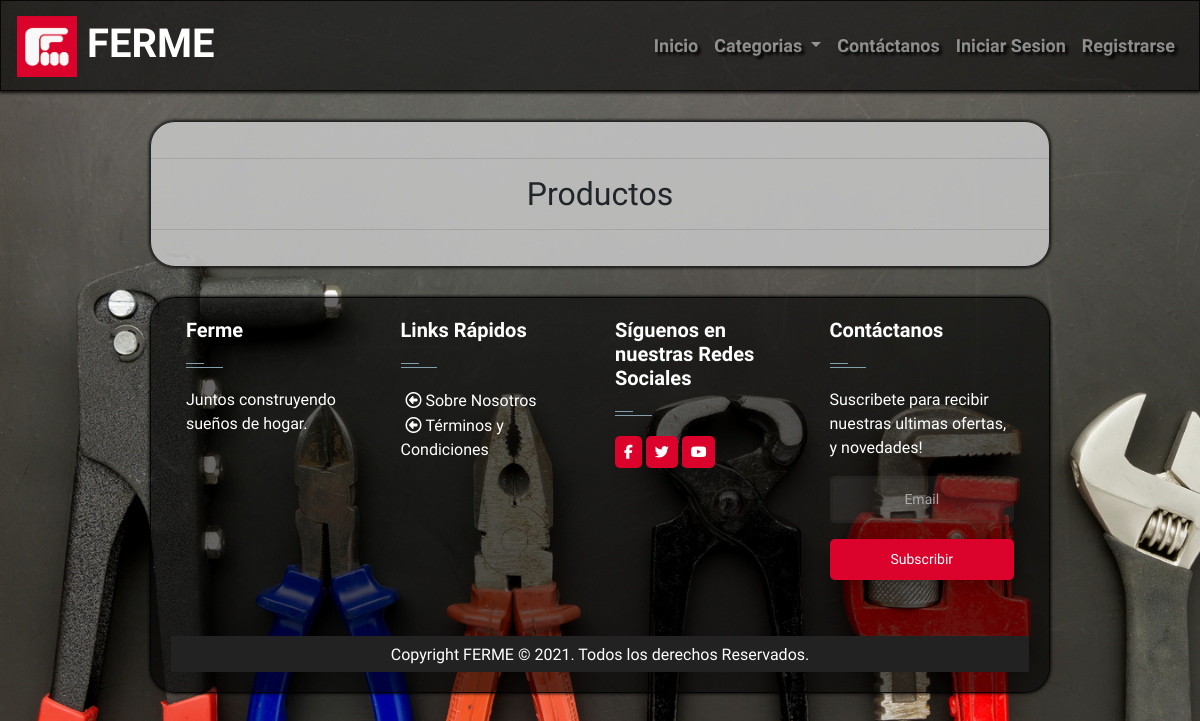
The page /categoria/2 on the database as committed earlier.
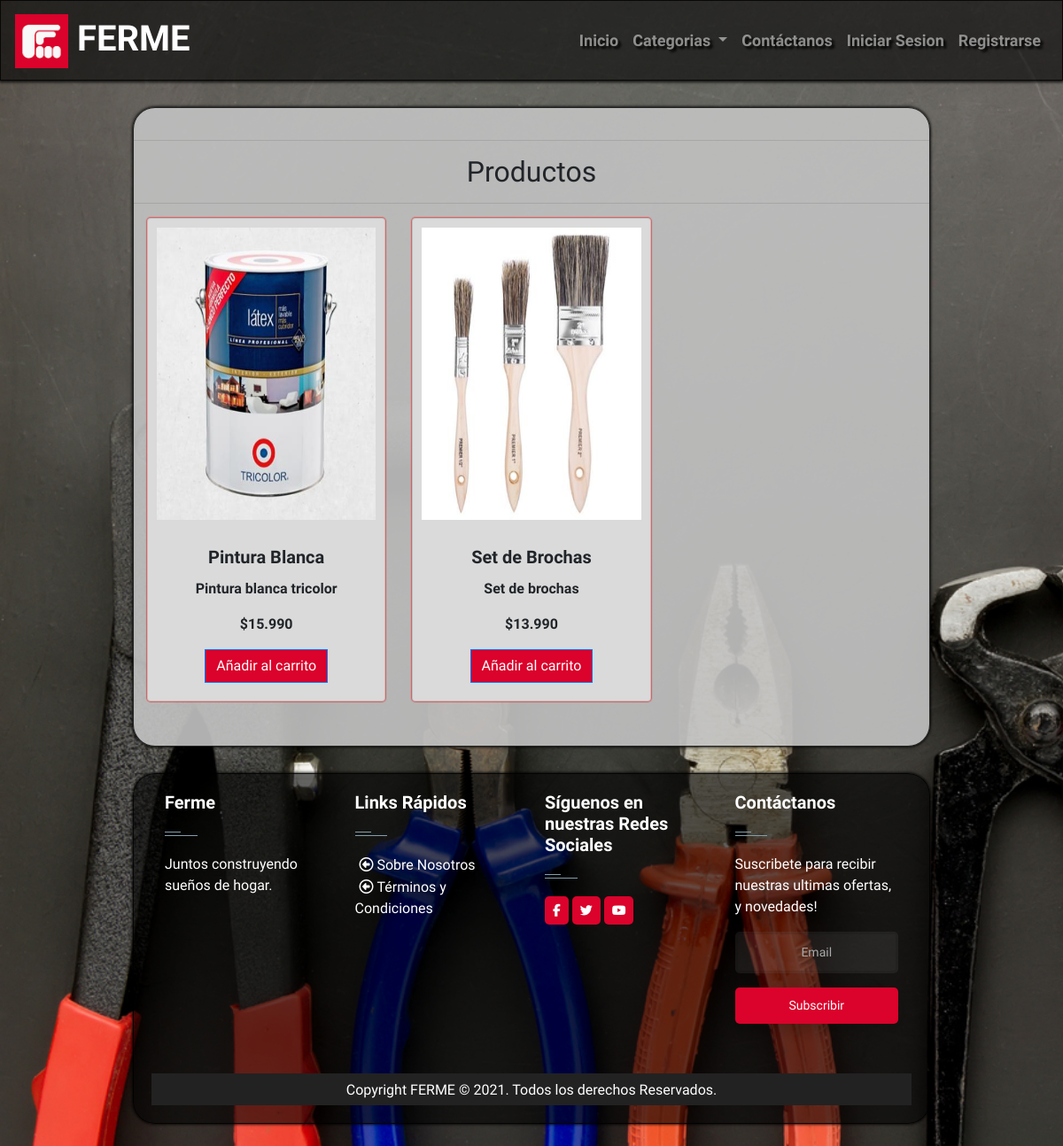
The same page on the database as committed later.
### core/models.py (models this page shows, shortened)
class producto(models.Model):
    nombre = models.CharField(max_length=30)
    descripcion = models.TextField(max_length=300)
    precio = models.IntegerField()
    familia = models.ForeignKey(familia, on_delete=models.PROTECT)
    vencimiento = models.DateField()
    stock = models.IntegerField()
    stock_critico = models.IntegerField()
    proveedor = models.ForeignKey(proveedor, on_delete=models.PROTECT)
    imagen = models.ImageField(upload_to='productos', null=True)
    oferta = models.BooleanField(default='0', null=False)

### core/views.py (the view)
# urls.py: path('categoria/<familia_id>',nombre_familia,name='nombre_familia'),
def nombre_familia(request,familia_id):
    productos = producto.objects.filter(familia_id=familia_id)
    data = { 'producto':productos,'nombre':nombre_familia}
    return render(request,'core/producto/familias.html',data )

### carro/context_processor.py (called while the page is built)
def importe_total_carro(request):
    total=0
    if 'carro' in request.session:
        for key, value in request.session["carro"].items():
            total=total+(int(value["precio"]))
    return {"importe_total_carro":total}

def importe_cant_carro(request):
    total=0
    if 'carro' in request.session:
        for key, value in request.session["carro"].items():
            total=total+(value["cantidad"])
    return {"importe_cant_carro":total}

### core/templates/core/producto/familias.html (shortened to what this page needs)
{% extends 'core/base.html' %}
{% load static %}
{% load humanize %}
{% block nav %}
<li class="nav-item dropdown">
  <a class="nav-link dropdown-toggle" href="#" id="navbarDropdown" role="button" data-toggle="dropdown"
    aria-haspopup="true" aria-expanded="false">
    Categorias
  </a>
</li>
{% endblock %}
{% block contenido %}
  <hr>
    <h2 class="text-center">Productos</h2>
    <hr>
    <div class="container">
      <div class="row text-center">
        {% for p in producto %}
          <div class="col-md-4 pb-1 pb-md-0">
            <div class="card" style="background-color: #DADADA;">
              {% if p.imagen %}
              <div>
                <img src="{{ p.imagen.url }}" class="card-img-top" alt="imagen">
              </div>
              {% else %}
              <div>
                <img src="{% static '/images/default.jpg' %}" class="card-img-top" alt="imagen">
              </div>
              {% endif %}
              <div class="card-body">
                <h5 class="card-title">{{ p.nombre }}</h5>
                <p class="card-text">{{ p.descripcion }}</p>
                <p class="card-text">${{ p.precio | intcomma}}</p>
                <a href="{% url 'carro:agregar_home' p.id %}" class="btn btn-primary">Añadir al carrito</a>
              </div>
            </div>
          </div>
        {% endfor %}
      </div>
    </div>
{% endblock %}

### core/templates/core/base.html (shortened to what this page needs)
<!doctype html>
<html>
<head>
  {% load static %}
  <link rel="stylesheet" href="https://cdnjs.cloudflare.com/ajax/libs/ionicons/2.0.1/css/ionicons.min.css">
  <link rel="stylesheet" href="https://cdn.jsdelivr.net/npm/bootstrap@4.5.3/dist/css/bootstrap.min.css"
>
  <link href="{% static 'css/main.css' %}" rel="stylesheet" type="text/css">
  <link href="{% static 'css/carro.css' %}" rel="stylesheet" type="text/css">
</head>
<header>
  <nav class="navbar navbar-expand-lg navbar-dark">
    <a class="navbar-brand" href="{% url 'home' %}">
      <img src="/media/admin-interface/logo/logo-fs-web.png" width="60" alt="Logo" />
      FERME</a>
    <div class="collapse navbar-collapse" id="navbarSupportedContent">
      <ul class="navbar-nav ml-auto">
        <li class="nav-item">
          <a class="nav-link" href="{% url 'home' %}">Inicio</a>
        </li>
        {% block nav %}
        {% endblock %}
        <li class="nav-item">
          <a class="nav-link" href="{% url 'contacto' %}">Contáctanos</a>
        </li>
        {% if user.is_authenticated %}
        <li class="nav-item">
          <a class="nav-link" href="{% url 'logout' %}">Cerrar Sesion</a>
        </li>
        <li class="nav-item">
          <a class="nav-link" href="{% url 'usuario' user.id %}">Usuario: {{ user.cargo |title }}</a>
        </li>
        <a class="nav-link d-flex align-items-center" href="{% url 'cart' %}">
          <img id="cart-icon" style="width:20px;" src="{% static 'images/cart.png' %}" alt="carrito" />
          <p id="cart-total" class="float-right">{{importe_cant_carro}}</p>
        </a>
        {% else %}
        <li class="nav-item">
          <a class="nav-link" href="{% url 'login' %}">Iniciar Sesion</a>
        </li>
        <li class="nav-item">
          <a class="nav-link" href="{% url 'register' %}">Registrarse</a>
        </li>
        {% endif %}
      </ul>
    </div>
  </nav>
</header>
<body background="/media/admin-interface/logo/fondo.jpg" style="background-repeat: no-repeat; background-size: cover;">
  <div class="cuerpo">
  {% block contenido %}
  {% endblock %}
  </div>
</body>
<footer id="footer fixed-bottom" class="footer-1">
  <div class="main-footer widgets-dark typo-light">
    <div class="container">
      <div class="row">
        <div class="col-xs-12 col-sm-6 col-md-3">
          <div class="widget subscribe no-box">
            <h5 class="widget-title">Ferme<span></span></h5>
            <p>Juntos construyendo sueños de hogar.</p>
          </div>
        </div>
        <div class="col-xs-12 col-sm-6 col-md-3">
          <div class="widget no-box">
            <h5 class="widget-title">Links Rápidos<span></span></h5>
            <ul class="thumbnail-widget">
              <li>
                <div class="thumb-content"><a href="#.">&nbsp;Sobre Nosotros</a></div>
              </li>
              <li>
                <div class="thumb-content"><a href="#.">&nbsp;Términos y Condiciones</a></div>
              </li>
            </ul>
          </div>
        </div>
        <div class="col-xs-12 col-sm-6 col-md-3">
          <div class="widget no-box">
            <h5 class="widget-title">Síguenos en nuestras Redes Sociales<span></span></h5>
            <a href="#"> <i class="fa fa-facebook"> </i> </a>
            <a href="#"> <i class="fa fa-twitter"> </i> </a>
            <a href="#"> <i class="fa fa-youtube"> </i> </a>
          </div>
        </div>
        <br>
        <br>
        <div class="col-xs-12 col-sm-6 col-md-3">
          <div class="widget no-box">
            <h5 class="widget-title">Contáctanos<span></span></h5>
            <p>Suscribete para recibir nuestras ultimas ofertas, y novedades!</p>
            <div class="emailfield">
              <input type="text" name="email" value="Email">
              <input class="submitbutton ripplelink" type="submit" value="Subscribir">
            </div>
          </div>
        </div>
      </div>
    </div>
    <div class="footer-copyright">
      <div class="container">
        <div class="row">
          <div class="col-md-12 text-center">
            <p>Copyright FERME © 2021. Todos los derechos Reservados.</p>
          </div>
        </div>
      </div>
    </div>
  </div>
</footer>
</html>

### core/static/css/main.css (style rules this page uses)
body { background-color: #E4E4E4; background-attachment: fixed; font-family: 'Raleway', sans-serif; }
header .navbar { background-color: rgba(0,0,0,0.60); border-style: solid; border-width: 1px; border-color: rgba(0,0,0,0.8); box-shadow: 0px 1px 3px 1px rgba(0,0,0,0.8); font-family:'Raleway', sans-serif; }
.navbar.navbar-expand-lg.navbar-dark .navbar-brand { font-weight: bolder; font-size: 40px; font-family: 'Raleway', sans-serif; }
#navbarSupportedContent .navbar-nav.ml-auto .nav-item { border-radius: 15px; text-align: center; font-weight: bold; font-size: 18px; text-shadow: 3px 3px 3px black; }
body .cuerpo { border-radius: 25px; background-color: rgba(196,196,196,0.9); padding-top:20px; padding-bottom: 20px; margin-top: 30px; margin-left: 150px; margin-right: 150px; margin-bottom: 30px; border-style: solid; border-width: 1px; border-color: rgba(0,0,0,0.8); box-shadow: 0px 0px 3px 1px rgba(0,0,0,0.8); }
footer .main-footer { padding: 20px ; background-color: rgba(0,0,0,0.60); margin-left: 150px; margin-right: 150px; margin-top: 20px; margin-bottom: 25px; border-style: solid; border-width: 1px; border-color: rgba(0,0,0,0.8); box-shadow: 0px 0px 3px 1px rgba(0,0,0,0.8); border-radius: 25px; }
footer ul { padding-left: 0; list-style: none; }
.footer-copyright { background: #222; padding: 5px 0; }
.footer-copyright p { color: #969696; margin: 2px 0 0; }
.widget { padding: 20px; margin-bottom: 40px; }
.widget.no-box { padding: 0; background-color: transparent; margin-bottom: 40px; box-shadow: none; -webkit-box-shadow: none; -moz-box-shadow: none; -ms-box-shadow: none; -o-box-shadow: none; }
.widget.subscribe p { margin-bottom: 18px; }
.widget li a { color: #fff; }
.widget-title { margin-bottom: 20px; }
.widget-title span { background: #839FAD none repeat scroll 0 0;display: block; height: 1px;margin-top: 25px;position: relative;width: 20%; }
.widget-title span::after { background: inherit;content: "";height: inherit; position: absolute;top: -4px;width: 50%; }
.typo-light h1, .typo-light h2, .typo-light h3, .typo-light h4, .typo-light h5, .typo-light h6, .typo-light p, .typo-light div, .typo-light span, .typo-light small { color: #fff; }
.btn { background-color: #db022b; color:#fff; }
.fa { display: inline-block; font: normal normal normal 14px/1 FontAwesome; background-color: #3e3e3e; color: #fff; padding: 9px; border-radius: 5px; }
input[type="text"] { background: rgba(255,255,255,0.075); padding: 10px 15px; color: #aaa; border: 3px solid rgba(0,0,0,0.1); font-size: 14px; margin-bottom: 16px; border-radius: 5px; transition: all 0.2s cubic-bezier(0.4,0,0.2,1); transition-delay: 0.2s; text-align: center; width: 100%; }
input.submitbutton.ripplelink { background: #db022b; border: 3px solid rgba(0,0,0,0.1); color: #fff; box-shadow: 0 8px 17px 0 rgba(0,0,0,0.2); transition-delay: 0s; width: 100%; font-size: 14px; border: 0px solid #FF0000; transition: all 0.2s cubic-bezier(0.4,0,0.2,1); padding: 10px 15px; margin-bottom: 16px; border-radius: 5px; }
.widget.no-box .emailfield .submitbutton.ripplelink { background-color: #db022b; }
.thumb-content ::before { content: "\f190"; font-family: FontAwesome; font-style: normal; font-weight: normal; text-decoration: inherit; margin-left: 5px; color: #ffffff; }
.col-xs-12.col-sm-6.col-md-3 .widget.subscribe.no-box .widget-title { font-size: 20px; font-weight: bold; }
.col-xs-12.col-sm-6.col-md-3 .widget.no-box .widget-title { font-size: 20px; font-weight: bold; }
.widget.no-box a .fa.fa-facebook { background-color: #db022b; }
.widget.no-box a .fa.fa-twitter { background-color: #db022b; }
.widget.no-box a .fa.fa-youtube { background-color: #db022b; }
.card { align-items: center; width: 100%; margin-bottom: 15px; box-shadow: 0px 0px 1px 1px rgba(255, 0, 0, 0.5); }
.card-title { font-weight: bolder; font-size: 20px; }
.card-text { font-weight: bold; }
img.card-img-top { width: 100%; height: 350px; padding: 10px; }
div.col-md-4.pb-1.pb-md-0 { margin-bottom: 15px; }

### core/static/css/carro.css (style rules this page uses)
body { background-color: hsl(0, 0%, 98%); }
.btn { border-radius: 0; }

Rows that differ between the two databases and show on the page:
added producto: imagen (picture), nombre "Pintura Blanca", descripcion "Pintura blanca tricolor", precio "15.990"
added producto: imagen (picture), nombre "Set de Brochas", descripcion "Set de brochas", precio "13.990"
